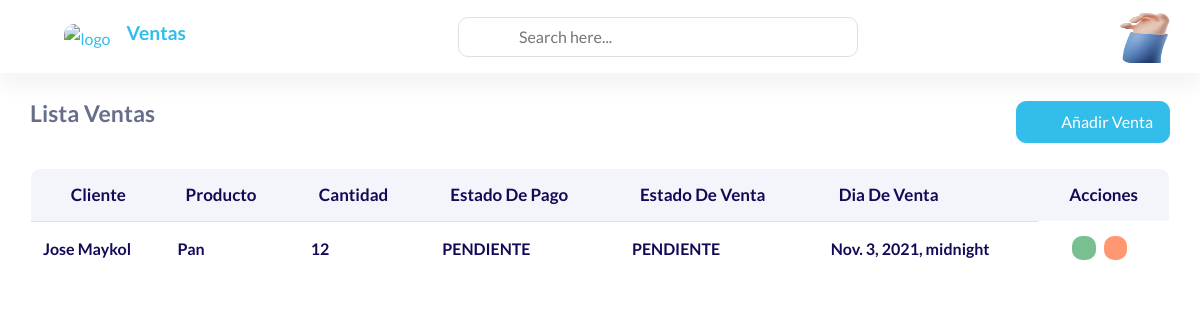
/sales/list/, run on the app's committed database.
### sales/models.py (models this page shows)
class Venta(models.Model):
    class PaymentStatus(models.TextChoices):
        pending = 'PENDIENTE', 'Pendiente'
        defeated = 'VENCIDO' , 'Vencido'
        paid =  'PAGADO' , 'Pagado'
    class SaleStatus(models.TextChoices):
        completed = 'COMPLETADO' , 'Completado'
        pending =  'PENDIENTE' , 'Pendiente'
    customer = models.OneToOneField(Cliente, on_delete= models.SET_DEFAULT, default= None, verbose_name= 'Cliente')
    product = models.OneToOneField(Producto, on_delete= models.SET_DEFAULT, default= None, verbose_name= 'Producto')
    amount = models.PositiveIntegerField(verbose_name= 'Cantidad')
    payment_status = models.CharField(max_length= 50,choices= PaymentStatus.choices, verbose_name= 'Estado de pago')
    sale_status = models.CharField(max_length= 50,choices= SaleStatus.choices, verbose_name= 'Estado de venta')
    sale_date = models.DateTimeField(verbose_name= 'Fecha de venta')
    class Meta:
        verbose_name = 'Venta'
        verbose_name_plural = 'Ventas'

### customers/models.py (models this page shows)
class Cliente(models.Model):
    RUC = models.CharField(max_length= 12,verbose_name='RUC')
    DNI = models.CharField(max_length= 8,verbose_name= "DNI")
    name = models.CharField(max_length= 50,verbose_name='Nombre de cliente')
    adress = models.CharField(max_length= 50,verbose_name='Direccion')
    city = models.CharField(max_length= 50,verbose_name= 'Ciudad')
    phone_number = models.CharField(max_length= 9,verbose_name= 'Numero de telefono')
    email = models.EmailField(verbose_name='Email')
    site_web = models.URLField(verbose_name= 'Sitio web', blank= True)
    class Meta:
        verbose_name = 'Cliente'
        verbose_name_plural = 'Clientes'
    def __str__(self):
        return self.name

### products/models.py (models this page shows)
class Producto(models.Model):
    name = models.CharField(max_length= 100, verbose_name= 'Nombre del producto')
    price = models.DecimalField(decimal_places= 2, max_digits= 10 ,verbose_name='Precio')
    cost = models.DecimalField(decimal_places= 2, max_digits= 10 ,verbose_name= 'Coste')
    image =  models.ImageField(upload_to= 'img/productos', null = True, blank = True, verbose_name= 'Imagen')
    description = models.TextField(max_length=100, verbose_name= 'Descripcion')
    class Meta:
        verbose_name = 'Producto'
        verbose_name_plural = 'Productos'
    def __str__(self):
        return self.name

### sales/views.py (the view)
# urls.py: path('list/', views.VentaListView.as_view(), name='list_sale'),
class VentaListView(ListView):
    model = Venta
    template_name = "list_sale.html"

### sales/templates/list_sale.html (shortened to what this page needs)
{% extends 'index.html' %}
{% block content %}
      <div class="content-page">
<div class="container-fluid">
  <div class="row">
      <div class="col-lg-12">
          <div class="d-flex flex-wrap flex-wrap align-items-center justify-content-between mb-4">
              <div>
                  <h4 class="mb-3">Lista Ventas</h4>
              </div>
              <a href="{% url 'create_sale' %}" class="btn btn-primary add-list"><i class="las la-plus mr-3"></i>Añadir Venta</a>
          </div>
      </div>
      <div class="col-lg-12">
          <div class="table-responsive rounded mb-3">
          <table class="data-tables table mb-0 tbl-server-info">
              <thead class="bg-white text-uppercase">
                  <tr class="ligth ligth-data">
                      <th>Cliente</th>
                      <th>Producto</th>
                      <th>Cantidad</th>
                      <th>Estado de pago</th>
                      <th>Estado de venta</th>
                      <th>Dia de venta</th>
                      <th>Acciones</th>
                  </tr>
              </thead>
              <tbody class="ligth-body">
                {% for sale  in object_list %}
                  <tr>
                        <th>{{sale.customer}}</th>
                        <th>{{sale.product}}</th>
                        <th>{{sale.amount}}</th>
                        <th>{{sale.payment_status}}</th>
                        <th>{{sale.sale_status}}</th>
                        <th>{{sale.sale_date}}</th>
                      <td>
                          <div class="d-flex align-items-center list-action">
                              <a class="badge bg-success mr-2" data-toggle="tooltip" data-placement="top" title="" data-original-title="Edit"
                                  href="{% url 'update_sale' sale.id %}"><i class="ri-pencil-line mr-0"></i></a>
                              <a class="badge bg-warning mr-2" data-toggle="tooltip" data-placement="top" title="" data-original-title="Delete"
                                  href="{% url 'delete_sale' sale.id %}"><i class="ri-delete-bin-line mr-0"></i></a>
                          </div>
                      </td>
                  </tr>
                  {% endfor %}
              </tbody>
          </table>
          </div>
      </div>
  </div>
</div>
</div>
</div>
{% endblock content %}

### data on the page
Venta: customer "Jose Maykol", product "Pan", amount "12", payment_status "PENDIENTE", sale_status "PENDIENTE", sale_date "Nov. 3, 2021, midnight"
